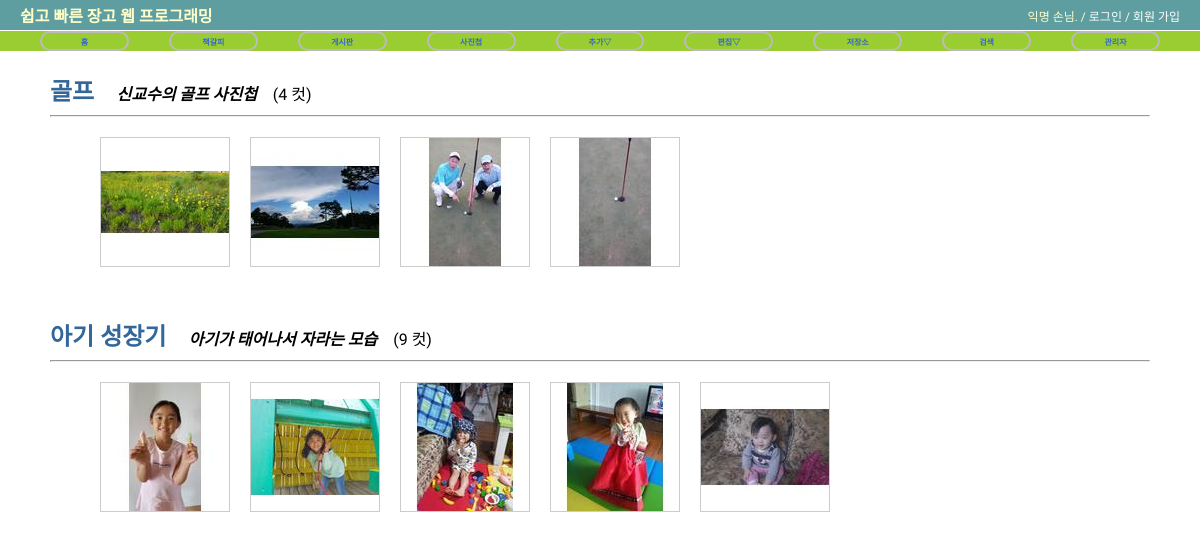
The app's page /photo/ with its own data.
### photo/models.py (models this page shows, shortened)
class Album(models.Model):
	name = models.CharField('앨범 이름', max_length=50)
	description = models.CharField('앨범 설명', max_length=100, blank=True)
	class Meta:
		ordering = ['name']

class Photo(models.Model):
	album = models.ForeignKey(Album)
	title = models.CharField('사진 제목', max_length=50)
	image = ThumbnailImageField(upload_to='photo/%Y/%m')
	description = models.TextField('사진 설명', blank=True)
	upload_date = models.DateTimeField('등록 일시', auto_now_add=True)
	class Meta:
		ordering = ['-upload_date']
	def get_absolute_url(self):
		return reverse('photo:photo_detail', args=(self.id,))

### photo/views.py (the view)
class AlbumLV(ListView):
    model = Album

### photo/fields.py (called while the page is built)
def _add_thumb(s):              # 매개변수 s에는 파일 path가 전달됨
	parts = s.split(".")        # 문자열 나누기 https://wikidocs.net/13
	parts.insert(-1, "thumb")   # 마지막 원소 위치 앞에 삽입
	if parts[-1].lower() not in ['jpeg', 'jpg']:    # 확장자에 대한 검사
		parts[-1] = 'jpg'       # 확장자를 수정
	return ".".join(parts)      # "myPic.thumb.jpg"

	def _get_thumb_url(self):
		return _add_thumb(self.url)     # self.url은 이미지 파일의 URL

### photo/templates/photo/album_list.html (shortened to what this page needs)
{% extends "base.html" %}
{% load staticfiles %}
{% block extrastyle %}{% static "photo/photo.css" %}{% endblock %}
{% block content %}
<div id="content">
    {% for album in object_list %}
        <div class="clear_float">
            <h2 style="display:inline">
                <a href="{% url 'photo:album_detail' album.id %}">{{ album.name }}</a>
            </h2>
            &emsp;<b><i>{{ album.description }}</i></b>
            &nbsp;&nbsp; ({{ album.photo_set.all.count }} 컷)
        </div>
        <hr/>
        <div class="album-list">
            {% for photo in album.photo_set.all|slice:":5" %}
                <div class="album-list-photo">
                    <a href="{{ photo.get_absolute_url }}">
                        <img class="thumbnail" src="{{ photo.image.thumb_url }}" />
                    </a>
                </div>
            {% endfor %}
        </div>
    {% endfor %}
</div>
{% endblock %}

### static/css/base.css (style rules this page uses)
body { font-family: 'Sunflower', sans-serif; font-size: 16px; }
div#content { position: absolute; top: 72px; left: 50px; right: 50px; }
a:link, a:visited { color: #369; text-decoration: none; }

### photo/static/photo/photo.css (style rules this page uses)
div.album-list { margin: 20px 50px; }
div.album-list-photo { float: left; width: 150px; height: 180px; }
img.thumbnail { border:1px solid #ccc; }
div.clear_float { clear: both; }

### records on screen
Album: name "골프", description "신교수의 골프 사진첩", photo_set.all.count "4"
Photo: shows a picture
Photo: shows a picture
Photo: shows a picture
Photo: shows a picture
Album: name "아기 성장기", description "아기가 태어나서 자라는 모습", photo_set.all.count "9"
Photo: shows a picture
Photo: shows a picture
Photo: shows a picture
Photo: shows a picture
Photo: shows a picture
